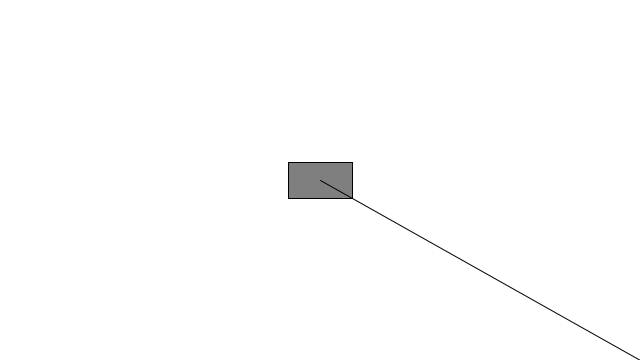
Frame 1 (no input)
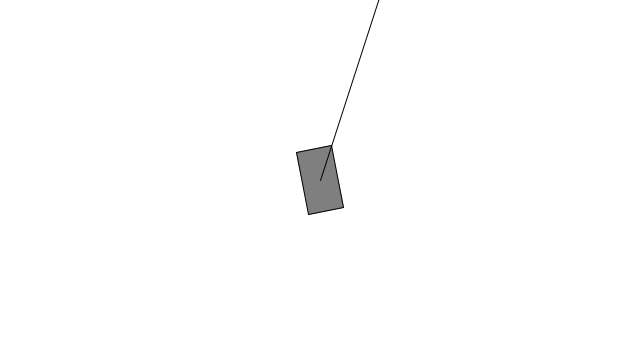
Frame 60 (the mouse pressed at the canvas centre just before this capture)
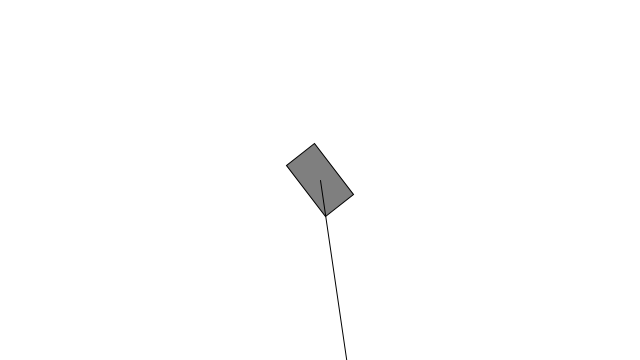
Frame 120 (the mouse held since frame 60 and released just before this capture)

The Processing sketch that drew these frames (run headless with seeded random() and noise(); from frame 60 on, the mouse is pressed at the canvas centre):

// Processing sketch: retangulo_girante_com_linha
// ── retangulo_girante_com_linha.pde
float a = 0.0;
float aVelocity = 0.0;
float aAcceleration = 0.001;


void setup(){
  size(640, 360);
  
}

void draw(){
 background(255);
 
 aAcceleration = map(mouseX, 0, width, -0.001, 0.001);
 
 a += aVelocity;
 aVelocity += aAcceleration;
 
 rectMode(CENTER);
 stroke(0);
 fill(127);
 translate(width/2, height/2);
 rotate(a);
 rect(0, 0, 64, 36);
 line(0,0,width,height);
}
